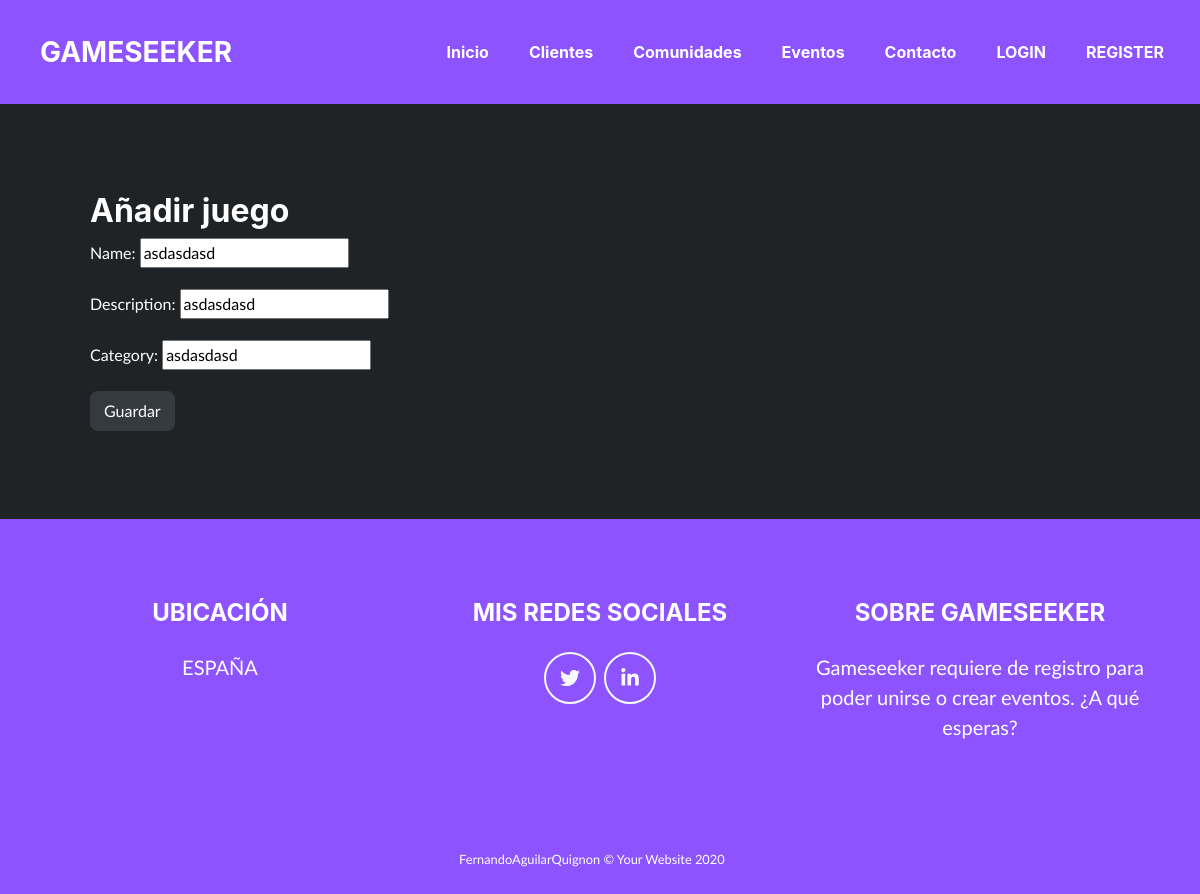
The app's page /juegos/1/edit/ with its own data.
### gameseek_app/models.py (models this page shows, shortened)
class Game(models.Model):
    name = models.CharField(max_length = 100)
    description = models.CharField(max_length = 1000)
    category = models.CharField(max_length = 100)

### gameseek_app/views.py (the view)
# urls.py: path('juegos/<int:pk>/edit/', GameUpdateView.as_view(), name='games-update'),
class GameUpdateView(UpdateView):
    queryset = Game.objects.all()
    fields = ['name', 'description', 'category']

### gameseek_app/templates/gameseek_app/game_form.html (shortened to what this page needs)
{% extends "base.html" %}
{% load crispy_forms_tags %}
{% block content %}
<section class="page-section portfolio" id="portfolio">
    <ul>
    <h2>Añadir juego</h2>
    <form method="POST" class="post-form">{% csrf_token %}
        {{ form.as_p }}
        <button type="submit" class="save btn btn-dark">Guardar</button>
    </form>
    </ul>
</section>
{% endblock %}

### records on screen
Game: name "asdasdasd", description "asdasdasd", category "asdasdasd"
